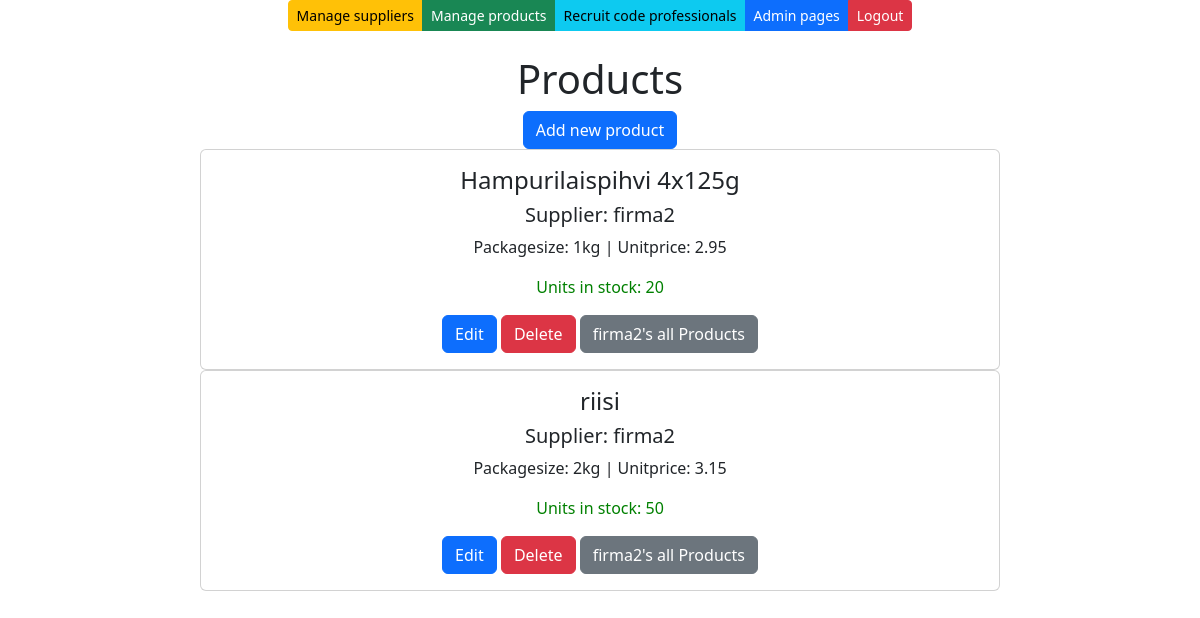
The app's page /products-by-supplier/2/ with its own data.
### app/models.py (models this page shows, shortened)
class Product(models.Model):
    productName = models.CharField(max_length=20, default="laku")
    packagesize = models.CharField(max_length=20, default=3)
    unitprice = models.DecimalField(max_digits=8, decimal_places=2, default=1.00)
    unitsinstock = models.IntegerField(default=3)
    supplier = models.ForeignKey(Supplier, on_delete=models.CASCADE)    #on_delete...:If the supplier is deleted, all their products will also be deleted.

class Supplier(models.Model):
    companyName = models.CharField(max_length=50, default="firma")
    contactName = models.CharField(max_length=50, default="firma")
    address = models.CharField(max_length=100, default="firma")
    phone = models.CharField(max_length=20, default="firma")
    email = models.CharField(max_length=50, default="firma")
    country = models.CharField(max_length=50, default="firma")

### app/views.py (the view)
# urls.py: path('products-by-supplier/<int:id>/', products_filtered),
def products_filtered(request, id):
    productlist = Product.objects.all()
    filteredproducts = productlist.filter(supplier = id)
    context = {'products': filteredproducts}
    return render (request, "productlist.html", context)

### app/templates/productlist.html (shortened to what this page needs)
{% extends 'index.html' %}
{% block content %}
<br />
<br />
<h1>Products</h1>
<a onclick="showaddform()" class="btn btn-primary">Add new product</a>
{% for p in products %}
<div class="card" style="max-width: 50rem;">
    <div class="card-body">
        <h4 class="card-title">{{p.productName}}</h4>
        <h5 class="card-text">Supplier: {{p.supplier.companyName}} </h5>
        <p class="card-text">Packagesize: {{p.packagesize}} | Unitprice: {{p.unitprice}} </p>
        <p class="card-text" style="color: green;">Units in stock: {{p.unitsinstock}}</p>
        <a href="/edit-product-get/{{p.id}}/" class="btn btn-primary">Edit</a>
        <a href="/confirm-delete-product/{{p.id}}/" class="btn btn-danger">Delete</a>
        <a href="/products-by-supplier/{{p.supplier.id}}/" class="btn btn-secondary">{{p.supplier.companyName}}'s all Products</a>
    </div>
</div>
{% empty %}
<div class="card" style="width: 50rem;">
    <div class="card-body">
        <p class="card-text">No products found in the database</p>
    </div>
</div>
{%endfor%}
{% endblock %}

### records on screen
Product: productName "Hampurilaispihvi 4x125g", supplier.companyName "firma2", packagesize "1kg", unitprice "2.95", unitsinstock "20"
Product: productName "riisi", supplier.companyName "firma2", packagesize "2kg", unitprice "3.15", unitsinstock "50"
